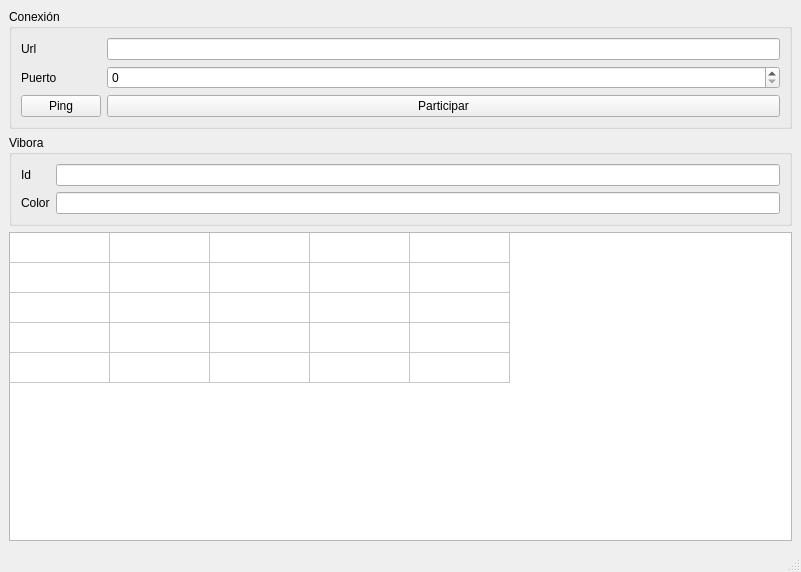
<?xml version="1.0" encoding="UTF-8"?>
<ui version="4.0">
 <class>MainWindow</class>
 <widget class="QMainWindow" name="MainWindow">
  <property name="geometry">
   <rect>
    <x>0</x>
    <y>0</y>
    <width>801</width>
    <height>572</height>
   </rect>
  </property>
  <property name="windowTitle">
   <string>Cliente</string>
  </property>
  <widget class="QWidget" name="centralwidget">
   <layout class="QVBoxLayout" name="verticalLayout_5">
    <item>
     <layout class="QHBoxLayout" name="horizontalLayout_3">
      <item>
       <widget class="QGroupBox" name="groupBox_2">
        <property name="title">
         <string>Conexión</string>
        </property>
        <layout class="QGridLayout" name="gridLayout_5">
         <item row="0" column="1">
          <widget class="QLineEdit" name="lineEdit_3"/>
         </item>
         <item row="1" column="1">
          <widget class="QSpinBox" name="spinBox"/>
         </item>
         <item row="1" column="0">
          <widget class="QLabel" name="label_4">
           <property name="text">
            <string>Puerto</string>
           </property>
          </widget>
         </item>
         <item row="0" column="0">
          <widget class="QLabel" name="label_3">
           <property name="text">
            <string>Url</string>
           </property>
          </widget>
         </item>
         <item row="2" column="0">
          <widget class="QPushButton" name="pushButton">
           <property name="text">
            <string>Ping</string>
           </property>
          </widget>
         </item>
         <item row="2" column="1">
          <widget class="QPushButton" name="pushButton_2">
           <property name="text">
            <string>Participar</string>
           </property>
          </widget>
         </item>
        </layout>
       </widget>
      </item>
     </layout>
    </item>
    <item>
     <widget class="QGroupBox" name="groupBox">
      <property name="title">
       <string>Vibora</string>
      </property>
      <layout class="QGridLayout" name="gridLayout_3">
       <item row="0" column="0">
        <widget class="QLabel" name="label">
         <property name="text">
          <string>Id</string>
         </property>
        </widget>
       </item>
       <item row="1" column="0">
        <widget class="QLabel" name="label_2">
         <property name="text">
          <string>Color</string>
         </property>
        </widget>
       </item>
       <item row="0" column="1">
        <widget class="QLineEdit" name="lineEdit"/>
       </item>
       <item row="1" column="1">
        <widget class="QLineEdit" name="lineEdit_2"/>
       </item>
      </layout>
     </widget>
    </item>
    <item>
     <widget class="QTableWidget" name="tableWidget">
      <property name="rowCount">
       <number>5</number>
      </property>
      <property name="columnCount">
       <number>5</number>
      </property>
      <attribute name="horizontalHeaderVisible">
       <bool>false</bool>
      </attribute>
      <attribute name="horizontalHeaderHighlightSections">
       <bool>false</bool>
      </attribute>
      <attribute name="horizontalHeaderMinimumSectionSize">
       <number>1</number>
      </attribute>
      <attribute name="verticalHeaderVisible">
       <bool>false</bool>
      </attribute>
      <attribute name="verticalHeaderHighlightSections">
       <bool>false</bool>
      </attribute>
      <attribute name="verticalHeaderMinimumSectionSize">
       <number>1</number>
      </attribute>
      <row/>
      <row/>
      <row/>
      <row/>
      <row/>
      <column/>
      <column/>
      <column/>
      <column/>
      <column/>
     </widget>
    </item>
   </layout>
  </widget>
  <widget class="QMenuBar" name="menubar">
   <property name="geometry">
    <rect>
     <x>0</x>
     <y>0</y>
     <width>801</width>
     <height>25</height>
    </rect>
   </property>
  </widget>
  <widget class="QStatusBar" name="statusbar"/>
 </widget>
 <resources/>
 <connections/>
</ui>
